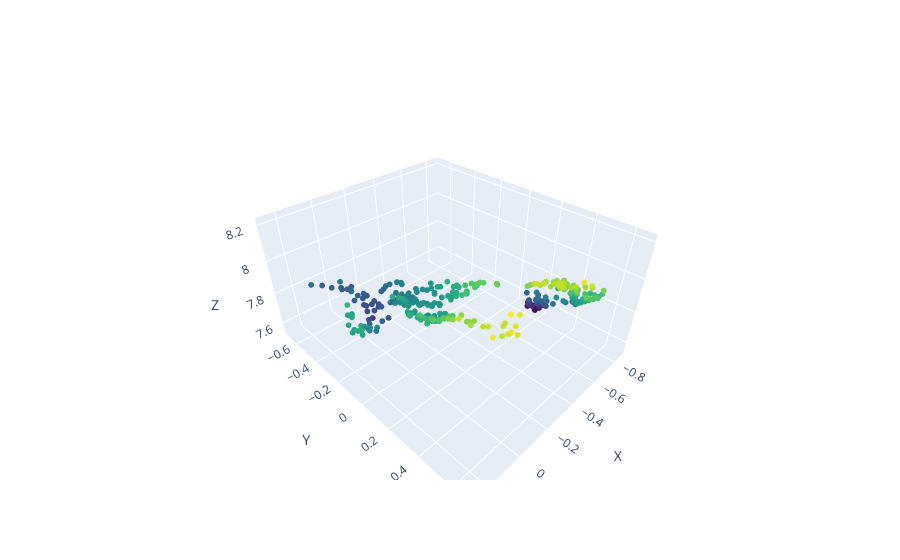

Notebook source saved alongside this figure:
### Code cell
# Visualize 3D points
import plotly.graph_objects as go

# Assuming points_3D is your array of 3D points
x = pts_cloud[0]
y = pts_cloud[1]
z = pts_cloud[2]

fig = go.Figure(data=[go.Scatter3d(x=x, y=y, z=z,
                                   mode='markers',
                                   marker=dict(size=2, color=z, colorscale='Viridis'))])

fig.update_layout(scene=dict(xaxis_title='X',
                             yaxis_title='Y',
                             zaxis_title='Z'))

fig.show()

### Figure 1 — Plotly figure (JSON) as saved in the notebook; plotly's stock layout.template omitted (floating-point values rounded to 4 significant figures; data arrays with more than 128 entries replaced by an {"elided": "..."} marker saying what was removed)
{"data": [{"marker": {"color": {"elided": "382 float values"}, "colorscale": [[0, "#440154"], [0.1111, "#482878"], [0.2222, "#3e4989"], [0.3333, "#31688e"], [0.4444, "#26828e"], [0.5556, "#1f9e89"], [0.6667, "#35b779"], [0.7778, "#6ece58"], [0.8889, "#b5de2b"], [1, "#fde725"]], "size": 2}, "mode": "markers", "type": "scatter3d", "x": {"elided": "382 float values"}, "y": {"elided": "382 float values"}, "z": {"elided": "382 float values"}}], "layout": {"scene": {"xaxis": {"title": {"text": "X"}}, "yaxis": {"title": {"text": "Y"}}, "zaxis": {"title": {"text": "Z"}}}}}
